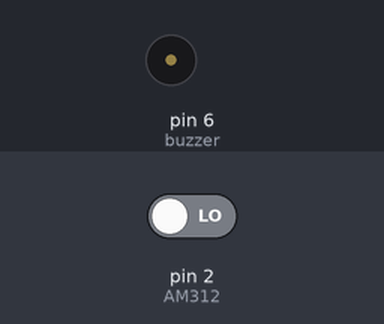
Bench run of a sketch on a simulated Arduino Uno, built with avr-gcc and run on an emulated ATmega328P. Parts: buzzer (waves = sounding, pin HIGH). The inputs (shaded band) are chosen by the test bench; at power-on: pin 2 (AM312) LOW.

Above: at 1.2 s.
1.3 s: pin 2 (AM312) driven HIGH
At 2.2 s:
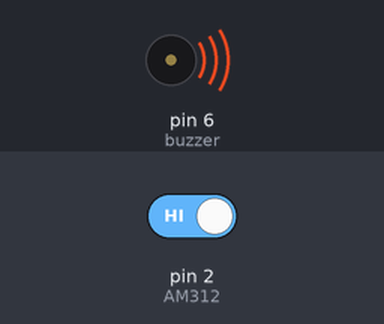
2.8 s: pin 2 (AM312) driven LOW
At 3.4 s:
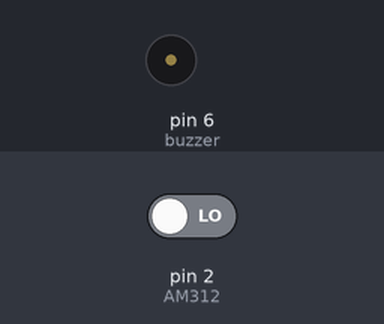
Timing chart, 0 to 5.8 s (numbered marks = the images above; inputs shaded):
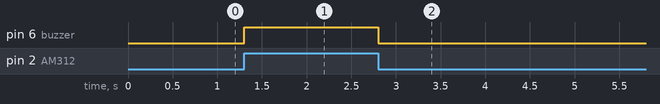

Measured:
- after the input at 1.3 s, pin 6 (buzzer): LOW → HIGH at once
- after the input at 2.8 s, pin 6 (buzzer): HIGH → LOW at once

The sketch:

burglar_alarm.ino
```cpp
#define AM312 2
#define buzzer 6
boolean somebody = false;
void setup() {
  pinMode(buzzer,OUTPUT);
  pinMode(AM312,INPUT);
}
void loop()   //main loop function
{
  if(digitalRead(AM312)==HIGH){
    digitalWrite(buzzer,HIGH);
    delay(500);
    }
  else{
    digitalWrite(buzzer,LOW);
    }
}
```
